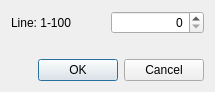
<?xml version="1.0" encoding="UTF-8"?>
<ui version="4.0">
 <class>texteditLib::GotoDialog</class>
 <widget class="QDialog" name="texteditLib::GotoDialog">
  <property name="geometry">
   <rect>
    <x>0</x>
    <y>0</y>
    <width>215</width>
    <height>92</height>
   </rect>
  </property>
  <property name="windowTitle">
   <string>Goto Line</string>
  </property>
  <layout class="QVBoxLayout" name="verticalLayout">
   <item>
    <layout class="QHBoxLayout" name="horizontalLayout">
     <item>
      <widget class="QLabel" name="gotoLabel">
       <property name="text">
        <string>Line: 1-100</string>
       </property>
      </widget>
     </item>
     <item>
      <widget class="QSpinBox" name="gotoSpin">
       <property name="alignment">
        <set>Qt::AlignmentFlag::AlignRight|Qt::AlignmentFlag::AlignTrailing|Qt::AlignmentFlag::AlignVCenter</set>
       </property>
       <property name="prefix">
        <string/>
       </property>
      </widget>
     </item>
    </layout>
   </item>
   <item>
    <spacer name="verticalSpacer">
     <property name="orientation">
      <enum>Qt::Orientation::Vertical</enum>
     </property>
     <property name="sizeHint" stdset="0">
      <size>
       <width>20</width>
       <height>11</height>
      </size>
     </property>
    </spacer>
   </item>
   <item>
    <widget class="QDialogButtonBox" name="buttonBox">
     <property name="orientation">
      <enum>Qt::Orientation::Horizontal</enum>
     </property>
     <property name="standardButtons">
      <set>QDialogButtonBox::StandardButton::Cancel|QDialogButtonBox::StandardButton::Ok</set>
     </property>
    </widget>
   </item>
  </layout>
 </widget>
 <resources/>
 <connections>
  <connection>
   <sender>buttonBox</sender>
   <signal>accepted()</signal>
   <receiver>texteditLib::GotoDialog</receiver>
   <slot>accept()</slot>
   <hints>
    <hint type="sourcelabel">
     <x>239</x>
     <y>96</y>
    </hint>
    <hint type="destinationlabel">
     <x>157</x>
     <y>274</y>
    </hint>
   </hints>
  </connection>
  <connection>
   <sender>buttonBox</sender>
   <signal>rejected()</signal>
   <receiver>texteditLib::GotoDialog</receiver>
   <slot>reject()</slot>
   <hints>
    <hint type="sourcelabel">
     <x>239</x>
     <y>96</y>
    </hint>
    <hint type="destinationlabel">
     <x>286</x>
     <y>274</y>
    </hint>
   </hints>
  </connection>
 </connections>
</ui>
